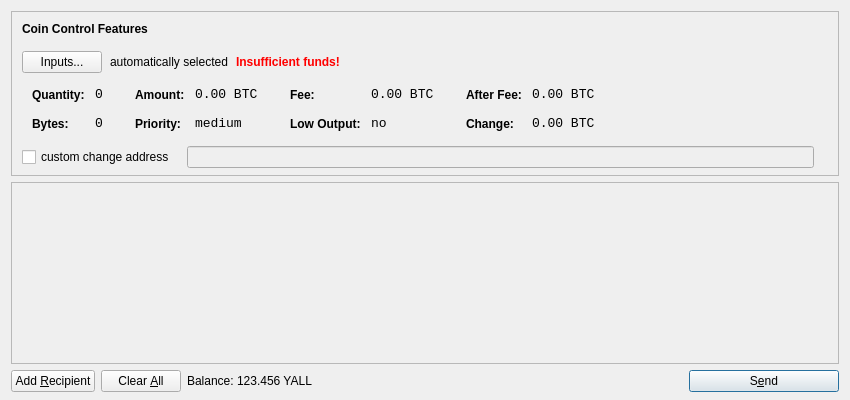
<?xml version="1.0" encoding="UTF-8"?>
<ui version="4.0">
 <class>SendCoinsDialog</class>
 <widget class="QDialog" name="SendCoinsDialog">
  <property name="geometry">
   <rect>
    <x>0</x>
    <y>0</y>
    <width>850</width>
    <height>400</height>
   </rect>
  </property>
  <property name="windowTitle">
   <string>Send Coins</string>
  </property>
  <layout class="QVBoxLayout" name="verticalLayout" stretch="0,1,0">
   <property name="bottomMargin">
    <number>8</number>
   </property>
   <item>
    <widget class="QFrame" name="frameCoinControl">
     <property name="sizePolicy">
      <sizepolicy hsizetype="Expanding" vsizetype="Expanding">
       <horstretch>0</horstretch>
       <verstretch>0</verstretch>
      </sizepolicy>
     </property>
     <property name="maximumSize">
      <size>
       <width>16777215</width>
       <height>16777215</height>
      </size>
     </property>
     <property name="frameShape">
      <enum>QFrame::StyledPanel</enum>
     </property>
     <property name="frameShadow">
      <enum>QFrame::Sunken</enum>
     </property>
     <layout class="QVBoxLayout" name="verticalLayoutCoinControl2">
      <property name="spacing">
       <number>-1</number>
      </property>
      <property name="leftMargin">
       <number>0</number>
      </property>
      <property name="topMargin">
       <number>0</number>
      </property>
      <property name="rightMargin">
       <number>0</number>
      </property>
      <property name="bottomMargin">
       <number>6</number>
      </property>
      <item>
       <layout class="QVBoxLayout" name="verticalLayoutCoinControl" stretch="0,0,0,0,1">
        <property name="spacing">
         <number>0</number>
        </property>
        <property name="leftMargin">
         <number>10</number>
        </property>
        <property name="topMargin">
         <number>10</number>
        </property>
        <item>
         <layout class="QHBoxLayout" name="horizontalLayoutCoinControl1">
          <property name="bottomMargin">
           <number>15</number>
          </property>
          <item>
           <widget class="QLabel" name="labelCoinControlFeatures">
            <property name="sizePolicy">
             <sizepolicy hsizetype="Preferred" vsizetype="Maximum">
              <horstretch>0</horstretch>
              <verstretch>0</verstretch>
             </sizepolicy>
            </property>
            <property name="font">
             <font>
              <weight>75</weight>
              <bold>true</bold>
             </font>
            </property>
            <property name="styleSheet">
             <string notr="true">font-weight:bold;</string>
            </property>
            <property name="text">
             <string>Coin Control Features</string>
            </property>
           </widget>
          </item>
         </layout>
        </item>
        <item>
         <layout class="QHBoxLayout" name="horizontalLayoutCoinControl2" stretch="0,0,0,0">
          <property name="spacing">
           <number>8</number>
          </property>
          <property name="bottomMargin">
           <number>10</number>
          </property>
          <item>
           <widget class="QPushButton" name="pushButtonCoinControl">
            <property name="styleSheet">
             <string notr="true"/>
            </property>
            <property name="text">
             <string>Inputs...</string>
            </property>
           </widget>
          </item>
          <item>
           <widget class="QLabel" name="labelCoinControlAutomaticallySelected">
            <property name="text">
             <string>automatically selected</string>
            </property>
            <property name="margin">
             <number>5</number>
            </property>
           </widget>
          </item>
          <item>
           <widget class="QLabel" name="labelCoinControlInsuffFunds">
            <property name="font">
             <font>
              <weight>75</weight>
              <bold>true</bold>
             </font>
            </property>
            <property name="styleSheet">
             <string notr="true">color:red;font-weight:bold;</string>
            </property>
            <property name="text">
             <string>Insufficient funds!</string>
            </property>
            <property name="margin">
             <number>5</number>
            </property>
           </widget>
          </item>
          <item>
           <spacer name="horizontalSpacerCoinControl">
            <property name="orientation">
             <enum>Qt::Horizontal</enum>
            </property>
            <property name="sizeHint" stdset="0">
             <size>
              <width>40</width>
              <height>1</height>
             </size>
            </property>
           </spacer>
          </item>
         </layout>
        </item>
        <item>
         <widget class="QWidget" name="widgetCoinControl" native="true">
          <property name="sizePolicy">
           <sizepolicy hsizetype="Preferred" vsizetype="Preferred">
            <horstretch>0</horstretch>
            <verstretch>0</verstretch>
           </sizepolicy>
          </property>
          <property name="minimumSize">
           <size>
            <width>0</width>
            <height>0</height>
           </size>
          </property>
          <property name="styleSheet">
           <string notr="true"/>
          </property>
          <layout class="QHBoxLayout" name="horizontalLayoutCoinControl5">
           <property name="margin">
            <number>0</number>
           </property>
           <item>
            <layout class="QHBoxLayout" name="horizontalLayoutCoinControl3" stretch="0,0,0,1">
             <property name="spacing">
              <number>20</number>
             </property>
             <property name="topMargin">
              <number>0</number>
             </property>
             <property name="bottomMargin">
              <number>10</number>
             </property>
             <item>
              <layout class="QFormLayout" name="formLayoutCoinControl1">
               <property name="horizontalSpacing">
                <number>10</number>
               </property>
               <property name="verticalSpacing">
                <number>14</number>
               </property>
               <property name="leftMargin">
                <number>10</number>
               </property>
               <property name="topMargin">
                <number>4</number>
               </property>
               <property name="rightMargin">
                <number>6</number>
               </property>
               <item row="0" column="0">
                <widget class="QLabel" name="labelCoinControlQuantityText">
                 <property name="styleSheet">
                  <string notr="true">font-weight:bold;</string>
                 </property>
                 <property name="text">
                  <string>Quantity:</string>
                 </property>
                 <property name="margin">
                  <number>0</number>
                 </property>
                </widget>
               </item>
               <item row="0" column="1">
                <widget class="QLabel" name="labelCoinControlQuantity">
                 <property name="font">
                  <font>
                   <family>Monospace</family>
                   <pointsize>10</pointsize>
                  </font>
                 </property>
                 <property name="cursor">
                  <cursorShape>IBeamCursor</cursorShape>
                 </property>
                 <property name="contextMenuPolicy">
                  <enum>Qt::ActionsContextMenu</enum>
                 </property>
                 <property name="text">
                  <string notr="true">0</string>
                 </property>
                 <property name="margin">
                  <number>0</number>
                 </property>
                 <property name="textInteractionFlags">
                  <set>Qt::LinksAccessibleByMouse|Qt::TextSelectableByKeyboard|Qt::TextSelectableByMouse</set>
                 </property>
                </widget>
               </item>
               <item row="1" column="0">
                <widget class="QLabel" name="labelCoinControlBytesText">
                 <property name="styleSheet">
                  <string notr="true">font-weight:bold;</string>
                 </property>
                 <property name="text">
                  <string>Bytes:</string>
                 </property>
                </widget>
               </item>
               <item row="1" column="1">
                <widget class="QLabel" name="labelCoinControlBytes">
                 <property name="font">
                  <font>
                   <family>Monospace</family>
                   <pointsize>10</pointsize>
                  </font>
                 </property>
                 <property name="cursor">
                  <cursorShape>IBeamCursor</cursorShape>
                 </property>
                 <property name="contextMenuPolicy">
                  <enum>Qt::ActionsContextMenu</enum>
                 </property>
                 <property name="text">
                  <string notr="true">0</string>
                 </property>
                 <property name="textInteractionFlags">
                  <set>Qt::LinksAccessibleByMouse|Qt::TextSelectableByKeyboard|Qt::TextSelectableByMouse</set>
                 </property>
                </widget>
               </item>
              </layout>
             </item>
             <item>
              <layout class="QFormLayout" name="formLayoutCoinControl2">
               <property name="horizontalSpacing">
                <number>10</number>
               </property>
               <property name="verticalSpacing">
                <number>14</number>
               </property>
               <property name="leftMargin">
                <number>6</number>
               </property>
               <property name="topMargin">
                <number>4</number>
               </property>
               <property name="rightMargin">
                <number>6</number>
               </property>
               <item row="0" column="0">
                <widget class="QLabel" name="labelCoinControlAmountText">
                 <property name="styleSheet">
                  <string notr="true">font-weight:bold;</string>
                 </property>
                 <property name="text">
                  <string>Amount:</string>
                 </property>
                 <property name="margin">
                  <number>0</number>
                 </property>
                </widget>
               </item>
               <item row="0" column="1">
                <widget class="QLabel" name="labelCoinControlAmount">
                 <property name="font">
                  <font>
                   <family>Monospace</family>
                   <pointsize>10</pointsize>
                  </font>
                 </property>
                 <property name="cursor">
                  <cursorShape>IBeamCursor</cursorShape>
                 </property>
                 <property name="contextMenuPolicy">
                  <enum>Qt::ActionsContextMenu</enum>
                 </property>
                 <property name="text">
                  <string notr="true">0.00 BTC</string>
                 </property>
                 <property name="textInteractionFlags">
                  <set>Qt::LinksAccessibleByMouse|Qt::TextSelectableByKeyboard|Qt::TextSelectableByMouse</set>
                 </property>
                </widget>
               </item>
               <item row="1" column="0">
                <widget class="QLabel" name="labelCoinControlPriorityText">
                 <property name="styleSheet">
                  <string notr="true">font-weight:bold;</string>
                 </property>
                 <property name="text">
                  <string>Priority:</string>
                 </property>
                </widget>
               </item>
               <item row="1" column="1">
                <widget class="QLabel" name="labelCoinControlPriority">
                 <property name="font">
                  <font>
                   <family>Monospace</family>
                   <pointsize>10</pointsize>
                  </font>
                 </property>
                 <property name="cursor">
                  <cursorShape>IBeamCursor</cursorShape>
                 </property>
                 <property name="contextMenuPolicy">
                  <enum>Qt::ActionsContextMenu</enum>
                 </property>
                 <property name="text">
                  <string>medium</string>
                 </property>
                 <property name="textInteractionFlags">
                  <set>Qt::LinksAccessibleByMouse|Qt::TextSelectableByKeyboard|Qt::TextSelectableByMouse</set>
                 </property>
                </widget>
               </item>
              </layout>
             </item>
             <item>
              <layout class="QFormLayout" name="formLayoutCoinControl3">
               <property name="horizontalSpacing">
                <number>10</number>
               </property>
               <property name="verticalSpacing">
                <number>14</number>
               </property>
               <property name="leftMargin">
                <number>6</number>
               </property>
               <property name="topMargin">
                <number>4</number>
               </property>
               <property name="rightMargin">
                <number>6</number>
               </property>
               <item row="0" column="0">
                <widget class="QLabel" name="labelCoinControlFeeText">
                 <property name="styleSheet">
                  <string notr="true">font-weight:bold;</string>
                 </property>
                 <property name="text">
                  <string>Fee:</string>
                 </property>
                 <property name="margin">
                  <number>0</number>
                 </property>
                </widget>
               </item>
               <item row="0" column="1">
                <widget class="QLabel" name="labelCoinControlFee">
                 <property name="font">
                  <font>
                   <family>Monospace</family>
                   <pointsize>10</pointsize>
                  </font>
                 </property>
                 <property name="cursor">
                  <cursorShape>IBeamCursor</cursorShape>
                 </property>
                 <property name="contextMenuPolicy">
                  <enum>Qt::ActionsContextMenu</enum>
                 </property>
                 <property name="text">
                  <string notr="true">0.00 BTC</string>
                 </property>
                 <property name="textInteractionFlags">
                  <set>Qt::LinksAccessibleByMouse|Qt::TextSelectableByKeyboard|Qt::TextSelectableByMouse</set>
                 </property>
                </widget>
               </item>
               <item row="1" column="0">
                <widget class="QLabel" name="labelCoinControlLowOutputText">
                 <property name="styleSheet">
                  <string notr="true">font-weight:bold;</string>
                 </property>
                 <property name="text">
                  <string>Low Output:</string>
                 </property>
                </widget>
               </item>
               <item row="1" column="1">
                <widget class="QLabel" name="labelCoinControlLowOutput">
                 <property name="font">
                  <font>
                   <family>Monospace</family>
                   <pointsize>10</pointsize>
                  </font>
                 </property>
                 <property name="cursor">
                  <cursorShape>IBeamCursor</cursorShape>
                 </property>
                 <property name="contextMenuPolicy">
                  <enum>Qt::ActionsContextMenu</enum>
                 </property>
                 <property name="text">
                  <string>no</string>
                 </property>
                 <property name="textInteractionFlags">
                  <set>Qt::LinksAccessibleByMouse|Qt::TextSelectableByKeyboard|Qt::TextSelectableByMouse</set>
                 </property>
                </widget>
               </item>
              </layout>
             </item>
             <item>
              <layout class="QFormLayout" name="formLayoutCoinControl4">
               <property name="horizontalSpacing">
                <number>10</number>
               </property>
               <property name="verticalSpacing">
                <number>14</number>
               </property>
               <property name="leftMargin">
                <number>6</number>
               </property>
               <property name="topMargin">
                <number>4</number>
               </property>
               <property name="rightMargin">
                <number>6</number>
               </property>
               <item row="0" column="0">
                <widget class="QLabel" name="labelCoinControlAfterFeeText">
                 <property name="styleSheet">
                  <string notr="true">font-weight:bold;</string>
                 </property>
                 <property name="text">
                  <string>After Fee:</string>
                 </property>
                 <property name="margin">
                  <number>0</number>
                 </property>
                </widget>
               </item>
               <item row="0" column="1">
                <widget class="QLabel" name="labelCoinControlAfterFee">
                 <property name="font">
                  <font>
                   <family>Monospace</family>
                   <pointsize>10</pointsize>
                  </font>
                 </property>
                 <property name="cursor">
                  <cursorShape>IBeamCursor</cursorShape>
                 </property>
                 <property name="contextMenuPolicy">
                  <enum>Qt::ActionsContextMenu</enum>
                 </property>
                 <property name="text">
                  <string notr="true">0.00 BTC</string>
                 </property>
                 <property name="textInteractionFlags">
                  <set>Qt::LinksAccessibleByMouse|Qt::TextSelectableByKeyboard|Qt::TextSelectableByMouse</set>
                 </property>
                </widget>
               </item>
               <item row="1" column="0">
                <widget class="QLabel" name="labelCoinControlChangeText">
                 <property name="styleSheet">
                  <string notr="true">font-weight:bold;</string>
                 </property>
                 <property name="text">
                  <string>Change:</string>
                 </property>
                </widget>
               </item>
               <item row="1" column="1">
                <widget class="QLabel" name="labelCoinControlChange">
                 <property name="font">
                  <font>
                   <family>Monospace</family>
                   <pointsize>10</pointsize>
                  </font>
                 </property>
                 <property name="cursor">
                  <cursorShape>IBeamCursor</cursorShape>
                 </property>
                 <property name="contextMenuPolicy">
                  <enum>Qt::ActionsContextMenu</enum>
                 </property>
                 <property name="text">
                  <string notr="true">0.00 BTC</string>
                 </property>
                 <property name="textInteractionFlags">
                  <set>Qt::LinksAccessibleByMouse|Qt::TextSelectableByKeyboard|Qt::TextSelectableByMouse</set>
                 </property>
                </widget>
               </item>
              </layout>
             </item>
            </layout>
           </item>
          </layout>
         </widget>
        </item>
        <item>
         <layout class="QHBoxLayout" name="horizontalLayoutCoinControl4" stretch="0,0,0">
          <property name="spacing">
           <number>12</number>
          </property>
          <property name="sizeConstraint">
           <enum>QLayout::SetDefaultConstraint</enum>
          </property>
          <property name="topMargin">
           <number>5</number>
          </property>
          <property name="rightMargin">
           <number>5</number>
          </property>
          <item>
           <widget class="QCheckBox" name="checkBoxCoinControlChange">
            <property name="text">
             <string>custom change address</string>
            </property>
           </widget>
          </item>
          <item>
           <widget class="QLineEdit" name="lineEditCoinControlChange">
            <property name="enabled">
             <bool>false</bool>
            </property>
            <property name="sizePolicy">
             <sizepolicy hsizetype="Expanding" vsizetype="Fixed">
              <horstretch>0</horstretch>
              <verstretch>0</verstretch>
             </sizepolicy>
            </property>
           </widget>
          </item>
          <item>
           <widget class="QLabel" name="labelCoinControlChangeLabel">
            <property name="sizePolicy">
             <sizepolicy hsizetype="Preferred" vsizetype="Expanding">
              <horstretch>0</horstretch>
              <verstretch>0</verstretch>
             </sizepolicy>
            </property>
            <property name="minimumSize">
             <size>
              <width>0</width>
              <height>0</height>
             </size>
            </property>
            <property name="text">
             <string/>
            </property>
            <property name="margin">
             <number>3</number>
            </property>
           </widget>
          </item>
         </layout>
        </item>
        <item>
         <spacer name="verticalSpacerCoinControl">
          <property name="orientation">
           <enum>Qt::Vertical</enum>
          </property>
          <property name="sizeHint" stdset="0">
           <size>
            <width>800</width>
            <height>1</height>
           </size>
          </property>
         </spacer>
        </item>
       </layout>
      </item>
     </layout>
    </widget>
   </item>
   <item>
    <widget class="QScrollArea" name="scrollArea">
     <property name="widgetResizable">
      <bool>true</bool>
     </property>
     <widget class="QWidget" name="scrollAreaWidgetContents">
      <property name="geometry">
       <rect>
        <x>0</x>
        <y>0</y>
        <width>830</width>
        <height>165</height>
       </rect>
      </property>
      <layout class="QVBoxLayout" name="verticalLayout_2">
       <property name="margin">
        <number>0</number>
       </property>
       <item>
        <layout class="QVBoxLayout" name="entries">
         <property name="spacing">
          <number>6</number>
         </property>
        </layout>
       </item>
       <item>
        <spacer name="verticalSpacer">
         <property name="orientation">
          <enum>Qt::Vertical</enum>
         </property>
         <property name="sizeHint" stdset="0">
          <size>
           <width>20</width>
           <height>40</height>
          </size>
         </property>
        </spacer>
       </item>
      </layout>
     </widget>
    </widget>
   </item>
   <item>
    <layout class="QHBoxLayout" name="horizontalLayout">
     <item>
      <widget class="QPushButton" name="addButton">
       <property name="toolTip">
        <string>Send to multiple recipients at once</string>
       </property>
       <property name="text">
        <string>Add &amp;Recipient</string>
       </property>
       <property name="icon">
        <iconset resource="../bitcoin.qrc">
         <normaloff>:/icons/add</normaloff>:/icons/add</iconset>
       </property>
       <property name="autoDefault">
        <bool>false</bool>
       </property>
      </widget>
     </item>
     <item>
      <widget class="QPushButton" name="clearButton">
       <property name="sizePolicy">
        <sizepolicy hsizetype="Minimum" vsizetype="Fixed">
         <horstretch>0</horstretch>
         <verstretch>0</verstretch>
        </sizepolicy>
       </property>
       <property name="toolTip">
        <string>Remove all transaction fields</string>
       </property>
       <property name="text">
        <string>Clear &amp;All</string>
       </property>
       <property name="icon">
        <iconset resource="../bitcoin.qrc">
         <normaloff>:/icons/remove</normaloff>:/icons/remove</iconset>
       </property>
       <property name="autoRepeatDelay">
        <number>300</number>
       </property>
       <property name="autoDefault">
        <bool>false</bool>
       </property>
      </widget>
     </item>
     <item>
      <layout class="QHBoxLayout" name="horizontalLayout_2">
       <property name="spacing">
        <number>3</number>
       </property>
       <item>
        <widget class="QLabel" name="label">
         <property name="text">
          <string>Balance:</string>
         </property>
        </widget>
       </item>
       <item>
        <widget class="QLabel" name="labelBalance">
         <property name="cursor">
          <cursorShape>IBeamCursor</cursorShape>
         </property>
         <property name="text">
          <string>123.456 YALL</string>
         </property>
         <property name="textInteractionFlags">
          <set>Qt::LinksAccessibleByMouse|Qt::TextSelectableByKeyboard|Qt::TextSelectableByMouse</set>
         </property>
        </widget>
       </item>
      </layout>
     </item>
     <item>
      <spacer name="horizontalSpacer">
       <property name="orientation">
        <enum>Qt::Horizontal</enum>
       </property>
       <property name="sizeHint" stdset="0">
        <size>
         <width>40</width>
         <height>20</height>
        </size>
       </property>
      </spacer>
     </item>
     <item>
      <widget class="QPushButton" name="sendButton">
       <property name="minimumSize">
        <size>
         <width>150</width>
         <height>0</height>
        </size>
       </property>
       <property name="toolTip">
        <string>Confirm the send action</string>
       </property>
       <property name="text">
        <string>S&amp;end</string>
       </property>
       <property name="icon">
        <iconset resource="../bitcoin.qrc">
         <normaloff>:/icons/send</normaloff>:/icons/send</iconset>
       </property>
       <property name="default">
        <bool>true</bool>
       </property>
      </widget>
     </item>
    </layout>
   </item>
  </layout>
 </widget>
 <resources>
  <include location="../bitcoin.qrc"/>
 </resources>
 <connections/>
</ui>
